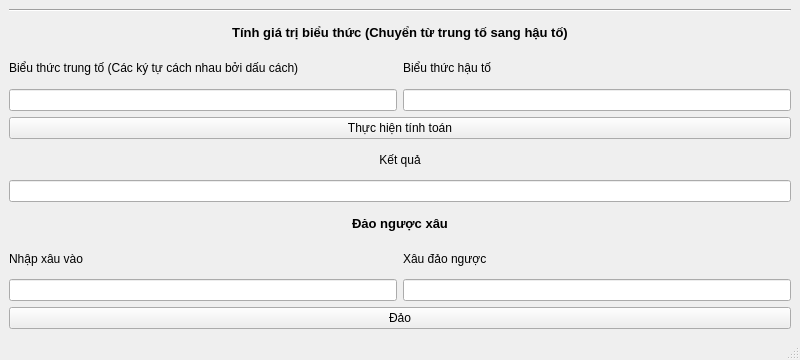
<?xml version="1.0" encoding="UTF-8"?>
<ui version="4.0">
 <class>Stack</class>
 <widget class="QMainWindow" name="Stack">
  <property name="geometry">
   <rect>
    <x>0</x>
    <y>0</y>
    <width>800</width>
    <height>360</height>
   </rect>
  </property>
  <property name="windowTitle">
   <string>MainWindow</string>
  </property>
  <widget class="QWidget" name="centralwidget">
   <layout class="QGridLayout" name="gridLayout_2">
    <item row="0" column="1">
     <layout class="QGridLayout" name="gridLayout">
      <item row="13" column="0" colspan="2">
       <widget class="QPushButton" name="But_rev">
        <property name="text">
         <string>Đảo</string>
        </property>
       </widget>
      </item>
      <item row="10" column="0">
       <widget class="QLabel" name="label_5">
        <property name="frameShape">
         <enum>QFrame::NoFrame</enum>
        </property>
        <property name="frameShadow">
         <enum>QFrame::Plain</enum>
        </property>
        <property name="text">
         <string>Nhập xâu vào</string>
        </property>
       </widget>
      </item>
      <item row="10" column="1">
       <widget class="QLabel" name="label_6">
        <property name="text">
         <string>Xâu đảo ngược</string>
        </property>
       </widget>
      </item>
      <item row="3" column="0" colspan="2">
       <widget class="QLabel" name="label_7">
        <property name="font">
         <font>
          <pointsize>10</pointsize>
          <weight>75</weight>
          <bold>true</bold>
         </font>
        </property>
        <property name="text">
         <string>Tính giá trị biểu thức (Chuyển từ trung tố sang hậu tố)</string>
        </property>
        <property name="alignment">
         <set>Qt::AlignCenter</set>
        </property>
       </widget>
      </item>
      <item row="2" column="0" colspan="2">
       <widget class="Line" name="line">
        <property name="orientation">
         <enum>Qt::Horizontal</enum>
        </property>
       </widget>
      </item>
      <item row="4" column="1">
       <widget class="QLabel" name="label_9">
        <property name="text">
         <string>Biểu thức hậu tố</string>
        </property>
       </widget>
      </item>
      <item row="4" column="0">
       <widget class="QLabel" name="label_8">
        <property name="text">
         <string>Biểu thức trung tố (Các ký tự cách nhau bởi dấu cách)</string>
        </property>
       </widget>
      </item>
      <item row="9" column="0" colspan="2">
       <widget class="QLabel" name="label_2">
        <property name="font">
         <font>
          <pointsize>10</pointsize>
          <weight>75</weight>
          <bold>true</bold>
         </font>
        </property>
        <property name="frameShadow">
         <enum>QFrame::Plain</enum>
        </property>
        <property name="text">
         <string>Đảo ngược xâu</string>
        </property>
        <property name="alignment">
         <set>Qt::AlignCenter</set>
        </property>
       </widget>
      </item>
      <item row="12" column="0">
       <widget class="QLineEdit" name="in_string">
        <property name="alignment">
         <set>Qt::AlignCenter</set>
        </property>
       </widget>
      </item>
      <item row="12" column="1">
       <widget class="QLineEdit" name="out_string">
        <property name="alignment">
         <set>Qt::AlignCenter</set>
        </property>
        <property name="readOnly">
         <bool>true</bool>
        </property>
       </widget>
      </item>
      <item row="8" column="0" colspan="2">
       <widget class="QLineEdit" name="answer">
        <property name="alignment">
         <set>Qt::AlignCenter</set>
        </property>
        <property name="readOnly">
         <bool>true</bool>
        </property>
       </widget>
      </item>
      <item row="6" column="0" colspan="2">
       <widget class="QPushButton" name="but_cal">
        <property name="text">
         <string>Thực hiện tính toán</string>
        </property>
       </widget>
      </item>
      <item row="7" column="0" colspan="2">
       <widget class="QLabel" name="label_10">
        <property name="text">
         <string>Kết quả</string>
        </property>
        <property name="alignment">
         <set>Qt::AlignCenter</set>
        </property>
       </widget>
      </item>
      <item row="5" column="1">
       <widget class="QLineEdit" name="portfix">
        <property name="alignment">
         <set>Qt::AlignCenter</set>
        </property>
        <property name="readOnly">
         <bool>true</bool>
        </property>
       </widget>
      </item>
      <item row="5" column="0">
       <widget class="QLineEdit" name="infix">
        <property name="alignment">
         <set>Qt::AlignCenter</set>
        </property>
       </widget>
      </item>
     </layout>
    </item>
   </layout>
  </widget>
  <widget class="QMenuBar" name="menubar">
   <property name="geometry">
    <rect>
     <x>0</x>
     <y>0</y>
     <width>800</width>
     <height>26</height>
    </rect>
   </property>
  </widget>
  <widget class="QStatusBar" name="statusbar"/>
 </widget>
 <resources/>
 <connections/>
</ui>
